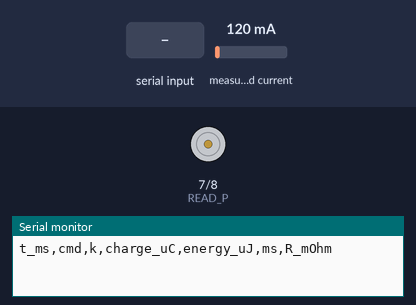
This sketch was run on a simulated Arduino Uno, built with avr-gcc and run on an emulated ATmega328P. On the bench: motor-driver pin pairs drawn as motors (green arrow = first pin HIGH = forward, orange = second pin HIGH = backward, longer = more drive), the last lines printed to the serial monitor. Wiring (inferred from the names in the program): INA219 current sensor at I2C address 0x40. Inputs (shaded band) come from the test bench; at power-on: measured current 120 mA.

Above: at 1.2 s.
1.3 s: "S90\n" received over Serial
At 2.2 s:
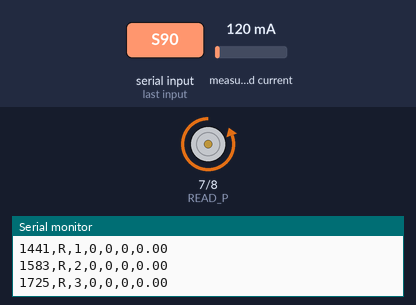
4.3 s: "R90\n" received over Serial
At 4.31 s:
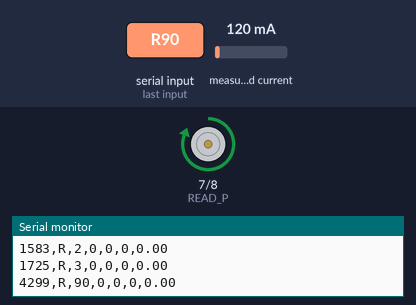
Timing chart, 0 to 7.3 s (numbered marks = the images above; inputs shaded):
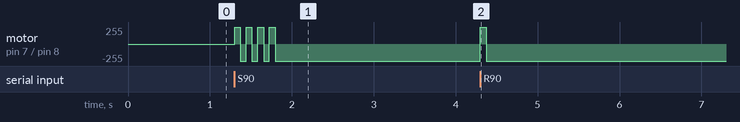

Measured:
- after the input at 1.3 s, motor on pin 7 (READ_P) / pin 8 (READ_N): alternates forward 255/255 for 0.07 s and backward 255/255 for 0.07 s, 8 changes in all, then stays backward 255/255, starting at once
- after the input at 4.3 s, motor on pin 7 (READ_P) / pin 8 (READ_N): backward 255/255 → forward 255/255 at once, → backward 255/255 0.07 s later

The sketch:

memistor_bench.ino
```cpp
// Lane ME bench (PROPOSAL, untested: no hardware was built by the lane): four pencil-lead memistors, one per jar.
// Write: counter electrode k (pin CE[k], direct) against the lead chain (pin LEADS through ONE shared 1 kOhm); plating = lead
// negative. The write current is the drop across that 1 kOhm (A0 = LEADS pin side, A1 = chain side), integrated (coulombs).
// Read: ~18 mA from pin READ_P through 270 Ohm, through the four leads in series, back to READ_N; the CD4052 selects lead k's
// two sense wires into an INA219 (shunt input, 10 uV LSB). Each read is taken in both polarities and averaged, so the read
// current plates nothing on balance.
// Serial (115200): "P k uC" plate lead k by uC microcoulombs; "D k uC" deplate; "R k" read; "S" read all.
// Every line printed: t_ms,cmd,k,charge_uC,energy_uJ,ms,R_mOhm
#include <Wire.h>

const int CE[4] = {2, 3, 4, 5};      // counter electrodes (copper wire, one per jar), wired directly
const int LEADS = 6;                 // the lead chain's write terminal
const int READ_P = 7, READ_N = 8;    // read current pins (220 Ohm in series)
const int MUX_A = 9, MUX_B = 10;     // CD4052 address
const int SENSE_PIN = A0, CELL_PIN = A1;
const float R_WRITE = 1000.0;        // ohm
const float R_READ = 270.0;
const uint8_t INA = 0x40;

int16_t inaShunt() {                 // shunt voltage register (10 uV LSB)
  Wire.beginTransmission(INA); Wire.write(0x01); Wire.endTransmission();
  Wire.requestFrom(INA, (uint8_t)2);
  int16_t v = (Wire.read() << 8) | Wire.read();
  return v;
}

void inaInit() {                     // PGA /8 (+-320 mV), 12-bit, 128-sample average
  Wire.beginTransmission(INA); Wire.write(0x00); Wire.write(0x1F); Wire.write(0xFF); Wire.endTransmission();
}

void allHiZ() {
  for (int k = 0; k < 4; k++) pinMode(CE[k], INPUT);
  pinMode(LEADS, INPUT); pinMode(READ_P, INPUT); pinMode(READ_N, INPUT);
}

float readOhm(int k) {               // 4-wire, both polarities
  digitalWrite(MUX_A, k & 1); digitalWrite(MUX_B, (k >> 1) & 1);
  float v[2];
  for (int pol = 0; pol < 2; pol++) {
    pinMode(READ_P, OUTPUT); pinMode(READ_N, OUTPUT);
    digitalWrite(READ_P, pol ? LOW : HIGH); digitalWrite(READ_N, pol ? HIGH : LOW);
    delay(70);                       // 128-sample INA219 conversion is ~69 ms
    v[pol] = inaShunt() * 10.0;      // uV
    pinMode(READ_P, INPUT); pinMode(READ_N, INPUT);
  }
  float vs = 0.5 * (v[0] - v[1]);    // uV across the lead
  float i = 5.0 / (R_READ + 4 * 2.0) * 1e6;  // uA, nominal (calibrate with a 1 Ohm reference: BENCH.md step 3)
  return vs / i * 1000.0;            // milliohm
}

void write(int k, bool plate, float uC) {
  float q = 0, e = 0;
  unsigned long t0 = millis(), last = micros();
  pinMode(CE[k], OUTPUT); pinMode(LEADS, OUTPUT);
  digitalWrite(CE[k], plate ? HIGH : LOW); digitalWrite(LEADS, plate ? LOW : HIGH);
  while (q < uC) {
    float va = analogRead(SENSE_PIN) * (5.0 / 1023.0);
    float vb = analogRead(CELL_PIN) * (5.0 / 1023.0);
    unsigned long now = micros();
    float dt = (now - last) * 1e-6; last = now;
    float i = fabs(va - vb) / R_WRITE;         // A
    float vcell = plate ? (5.0 - vb) : vb;     // cell voltage: CE at 5 V (plate) or 0 V (deplate), chain at A1
    q += i * dt * 1e6; e += i * vcell * dt * 1e6;
    if (millis() - t0 > 20000) break;          // safety stop
  }
  allHiZ();
  Serial.print(millis()); Serial.print(plate ? ",P," : ",D,"); Serial.print(k); Serial.print(',');
  Serial.print(q, 1); Serial.print(','); Serial.print(e, 2); Serial.print(','); Serial.print(millis() - t0);
  Serial.print(','); Serial.println(readOhm(k), 2);
}

void setup() {
  Serial.begin(115200); Wire.begin(); inaInit();
  pinMode(MUX_A, OUTPUT); pinMode(MUX_B, OUTPUT); allHiZ();
  Serial.println("t_ms,cmd,k,charge_uC,energy_uJ,ms,R_mOhm");
}

void loop() {
  if (!Serial.available()) return;
  char c = Serial.read();
  if (c == 'P' || c == 'D') {
    int k = Serial.parseInt(); float uC = Serial.parseFloat();
    if (k >= 0 && k < 4 && uC > 0 && uC < 100000) write(k, c == 'P', uC);
  } else if (c == 'R') {
    int k = Serial.parseInt();
    Serial.print(millis()); Serial.print(",R,"); Serial.print(k); Serial.print(",0,0,0,"); Serial.println(readOhm(k), 2);
  } else if (c == 'S') {
    for (int k = 0; k < 4; k++) {
      Serial.print(millis()); Serial.print(",R,"); Serial.print(k); Serial.print(",0,0,0,"); Serial.println(readOhm(k), 2);
    }
  }
}
```
